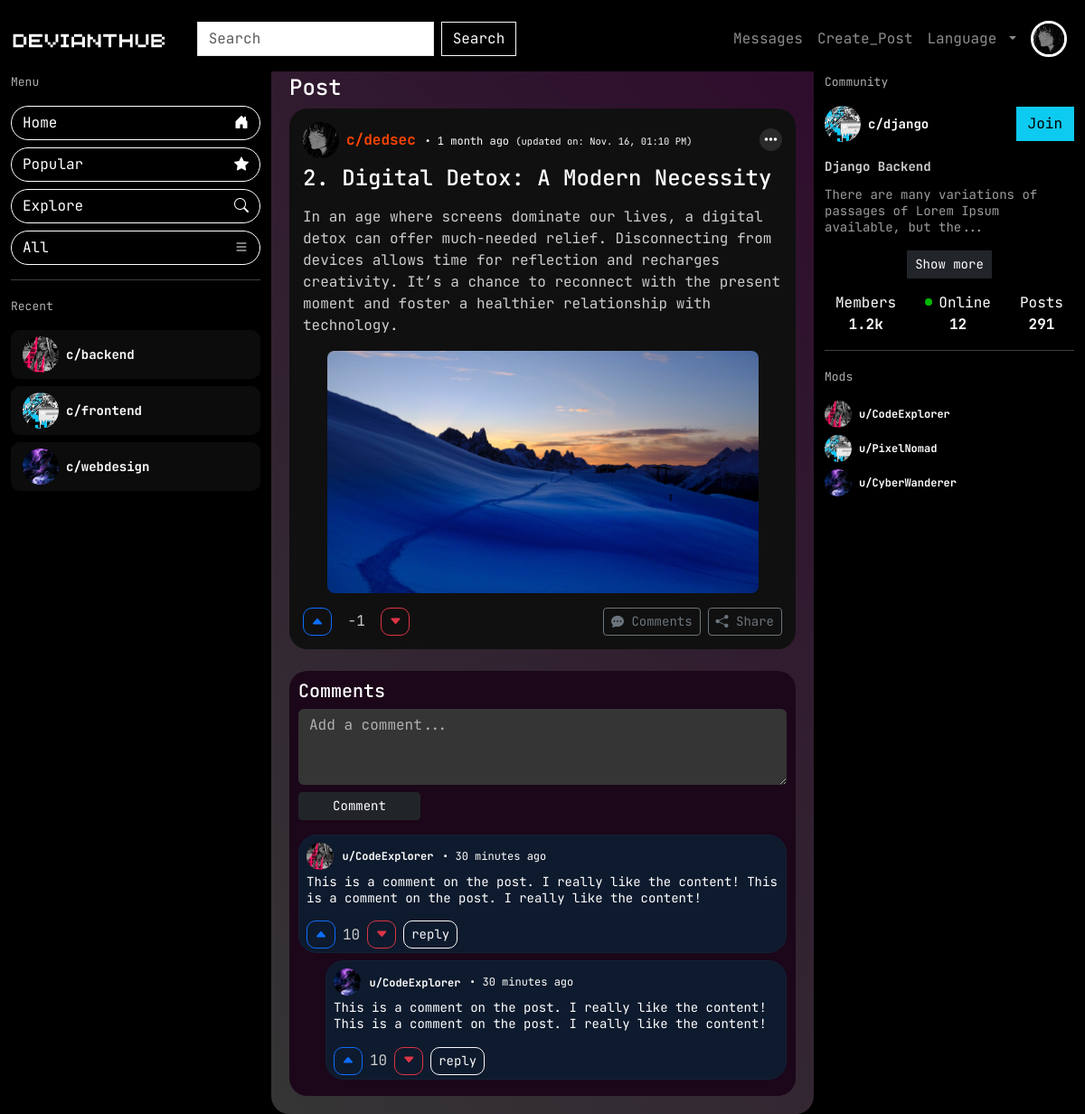
Page /post/f969f50e07dc43b9be920bb35285d6de/ (signed in) on the committed database.
### users/models.py (models this page shows, shortened)
class Profile(models.Model):
    user = models.OneToOneField(User, on_delete=models.CASCADE, null=True, blank=True)
    username = models.CharField(max_length=15, unique=True, null=True)
    display_name = models.CharField(max_length=15, null=True, blank=True)
    image = models.ImageField(
        upload_to=upload_to,
        default='default/profile_default.png',
        validators=[
            FileExtensionValidator(allowed_extensions=tuple(ext for ext in utils.IMAGE_EXTENSIONS if ext != 'gif')),
            utils.validate_file_size,
        ]
    )
    banner = models.ImageField(
        upload_to=upload_to,
        default='default/banner.jpg',
        validators=[
            FileExtensionValidator(allowed_extensions=tuple(ext for ext in utils.IMAGE_EXTENSIONS if ext != 'gif')),
            utils.validate_file_size,
        ]
    )
    email = models.EmailField(max_length=100, null=True)
    bio = models.TextField(max_length=300, null=True, blank=True)
    created = models.DateTimeField(auto_now_add=True)
    updated = models.DateTimeField(auto_now=True)
    id = models.UUIDField(default=uuid4, unique=True, editable=False, primary_key=True)
    class Meta:
        ordering = ['-created']

### posts/models.py (models this page shows, shortened)
class Post(models.Model):
    POST_TYPE = (
        ('text', 'Text'),
        ('media', 'Media'),
        ('link', 'Link')
    )
    user = models.ForeignKey(Profile, on_delete=models.SET_NULL, null=True)
    title = models.CharField(max_length=100)
    body = models.TextField(null=True, blank=True)
    video_url = models.URLField(null=True, blank=True)
    draft = models.BooleanField(default=False, null=True, blank=True)
    post_type = models.CharField(max_length=10, choices=POST_TYPE, default='text', null=True)
    created = models.DateTimeField(auto_now_add=True)
    updated = models.DateTimeField(auto_now=True)
    id = models.UUIDField(default=uuid4, unique=True, editable=False, primary_key=True)
    def has_media_files(self):
        if self.postmedia_set.all().exists():
            if self.postmedia_set.all().count() == 1:
                return 1
            return 2
        return False
    def updated_status(self):
        if self.updated and (self.updated.hour != self.created.hour or self.updated.minute != self.created.minute):
            updated_time = timezone.localtime(self.updated)
            return f"(updated on: {updated_time.strftime('%b. %d, %I:%M %p')})"
        return False
    def time_since_posted(self):
        return time_since_obj_posted(self)
    class Meta:
        ordering = ['-created']

class PostStats(models.Model):
    post = models.OneToOneField(Post, on_delete=models.CASCADE)
    upvotes = models.PositiveIntegerField(default=0, blank=True)
    downvotes = models.PositiveIntegerField(default=0, blank=True)
    comments = models.PositiveIntegerField(default=0, blank=True)
    reposts = models.PositiveIntegerField(default=0, blank=True)
    created = models.DateTimeField(auto_now_add=True)
    updated = models.DateTimeField(auto_now=True)
    id = models.UUIDField(default=uuid4, unique=True, editable=False, primary_key=True)
    @property
    def votes(self):
        votes_ratio = self.upvotes - self.downvotes
        return votes_ratio if votes_ratio else 0
    class Meta:
        ordering = ['post']
        verbose_name = 'Post statistics'
        verbose_name_plural = 'Post stats'

### posts/views.py (the view)
# urls.py: path('post/<str:pk>/', views.post, name='post'),
def post(request, pk):
    post = get_object_or_404(Post, id=pk)
    form = CommentForm()
    comments = post.comments.filter(status=True)
    context = {
        'post': post,
        'form': form,
        'all_comments': comments,
    }
    return render(request, 'posts/post.html', context)

### posts/templates/posts/post.html (shortened to what this page needs)
{% extends 'main.html' %}
{% load static %}
{% block content %}
    <div class="container-fluid">
        <div class="row">
            {% include 'posts/left_side_panel.html' %}
            <div class="col main-content" style="background: linear-gradient(45deg,#353535, #2e0c2c); border-radius: 20px !important;">
                <h4>Post</h4>
                <div class="post radius-md">
                    <div class="post-header">
                        <img src="{% static 'img/profile2.jpg' %}" alt="Community Logo" class="community-logo me-2">
                        <div>
                            <span class="post-community">c/dedsec</span>
                            <span class="pub-date"> •
                                {% if post.time_since_posted.type != 'now' %}
                                    {{ post.time_since_posted.num }}
                                    {{ post.time_since_posted.type }}{{ post.time_since_posted.num|pluralize }} ago
                                    {% if post.updated_status %}
                                        <small class="additional-info">{{post.updated_status}}</small>
                                    {% endif %}
                                {% else %}
                                    {{ post.time_since_posted.type }}
                                {% endif %}
                            </span>
                        </div>
                        <div class="dropdown ms-auto">
                            <button class="btn btn-secondary dropdown-toggle post-dropdown" style="background-color: rgb(42, 42, 42);" type="button" id="dropdownMenuButton" data-bs-toggle="dropdown" aria-expanded="false">
                                <i class="fas fa-ellipsis-h"></i>
                            </button>
                        </div>
                    </div>
                    <div class="post-title">
                        <h5 class="post-title mt-2">{{ post.title }}</h5>
                    </div>
                    <div class="post-description mt-3">
                        <p>{{ post.body }}</p>
                    </div>
                    {% if post.has_media_files %}
                        {% if post.has_media_files == 1 %}
                            {% if post.postmedia_set.first.file_ext.type == 'image' %}
                                {% with post.postmedia_set.first.file.url as image %}
                                    <div class="post-image text-center mt-3">
                                        <a>
                                            <img src="{{ image }}" alt="Post Image" class="img-fluid radius-md" data-bs-toggle="modal" data-bs-target="#imageModal">
                                        </a>
                                    </div>
                                {% endwith %}
                            {% endif %}
                        {% endif %}
                    {% endif %}
                    <div class="post-actions d-flex justify-content-between align-items-center mt-3">
                        <div class="vote-group d-flex align-items-center">
                            <form method="post" action="{% url 'posts:vote_post' post.id %}">
                                <button type="submit" name="vote_type" value="upvote" class="btn btn-outline-primary btn-sm me-2 radius-sm">
                                    <i class="bi bi-caret-up-fill"></i>
                                </button>
                                <span class="vote-count me-2">{{ post.poststats.votes }}</span>
                                <button type="submit" name="vote_type" value="downvote" class="btn btn-outline-danger btn-sm me-2 radius-sm">
                                    <i class="bi bi-caret-down-fill"></i>
                                </button>
                            </form>
                        </div>
                        <div class="action-group d-flex align-items-center">
                            <a href="{% url 'posts:post' post.id %}" class="btn btn-outline-secondary btn-sm me-2">
                                <i class="bi bi-chat-dots-fill"></i> Comments
                            </a>
                            <a href="" class="btn btn-outline-secondary btn-sm">
                                <i class="bi bi-share-fill"></i> Share
                            </a>
                        </div>
                    </div>
                </div>
                <div class="comments-section mt-4 radius-md">
                    <h5 class="text-white">Comments</h5>
                    <div class="comment-form mb-3">
                        <textarea class="form-control" placeholder="Add a comment..." rows="3"></textarea>
                        <button class="btn btn-dark btn-sm mt-2">Comment</button>
                    </div>
                    <div class="comment-list">
                        <div class="comment mb-2 radius-md">
                            <div class="comment-header align-items-center ms-2 mt-2 mb-1">
                                <a href="" class="mb-0">
                                    <img src="{% static 'img/img1.jpg' %}" alt="Community Logo" class="community-logo-sm">
                                    <span class="title-sm">u/CodeExplorer</span>
                                </a>
                                <span class="pub-date">• 30 minutes ago</span>
                            </div>
                            <div class="comment-text ms-2">
                                <p>This is a comment on the post. I really like the content! This is a comment on the post. I really like the content!</p>
                            </div>
                            <div class="comment-actions ms-2 mb-1">
                                <div class="vote-group d-flex align-items-center">
                                    <button class="btn btn-outline-primary btn-sm me-2 radius-sm">
                                        <i class="bi bi-caret-up-fill"></i>
                                    </button>
                                    <span class="vote-count me-2">10</span>
                                    <button class="btn btn-outline-danger btn-sm me-2 radius-sm">
                                        <i class="bi bi-caret-down-fill"></i>
                                    </button>
                                    <button class="btn btn-outline-light btn-sm me-2 radius-sm">
                                        <span>reply</span>
                                    </button>
                                </div>
                            </div>
                        </div>
                        <div class="comment nested-comment mb-2 radius-md">
                            <div class="comment-header align-items-center ms-2 mt-2 mb-1">
                                <a href="" class="mb-0">
                                    <img src="{% static 'img/img3.jpg' %}" alt="Community Logo" class="community-logo-sm">
                                    <span class="title-sm">u/CodeExplorer</span>
                                </a>
                                <span class="pub-date">• 30 minutes ago</span>
                            </div>
                            <div class="comment-text ms-2">
                                <p>This is a comment on the post. I really like the content! This is a comment on the post. I really like the content!</p>
                            </div>
                            <div class="comment-actions ms-2 mb-1">
                                <div class="vote-group d-flex align-items-center">
                                    <button class="btn btn-outline-primary btn-sm me-2 radius-sm">
                                        <i class="bi bi-caret-up-fill"></i>
                                    </button>
                                    <span class="vote-count me-2">10</span>
                                    <button class="btn btn-outline-danger btn-sm me-2 radius-sm">
                                        <i class="bi bi-caret-down-fill"></i>
                                    </button>
                                    <button class="btn btn-outline-light btn-sm me-2 radius-sm">
                                        <span>reply</span>
                                    </button>
                                </div>
                            </div>
                        </div>
                    </div>
                </div>
            </div>
            {% include 'posts/post_right_side_panel.html' %}
        </div>
    </div>
{% endblock content %}

### templates/navbar.html (shortened to what this page needs)
{% load static %}
<nav class="navbar navbar-expand-lg navbar-dark fixed-top">
    <div class="container-fluid">
        <a class="navbar-brand text-white" href="/">
            <img src="{% static 'img/logo_no_text2.png' %}" alt="Logo" class="logo-img">
        </a>
        <div class="collapse navbar-collapse" id="navbarNav">
            <form class="d-flex ms-3 search-bar">
                <input class="form-control me-2 no-radius" type="search" placeholder="Search" aria-label="Search">
                <button class="btn btn-outline-light no-radius" type="submit">Search</button>
            </form>
            <ul class="navbar-nav ms-auto">
                <li class="nav-item">
                    <a class="nav-link" href="#">Messages</a>
                </li>
                <li class="nav-item">
                    <a class="nav-link" href="#">Create_Post</a>
                </li>
                <li class="nav-item dropdown">
                    <a class="nav-link dropdown-toggle" href="#" id="navbarDropdown" role="button" data-bs-toggle="dropdown" aria-expanded="false">
                        Language
                    </a>
                </li>
                {% if request.user.is_authenticated %}
                    <li class="nav-item dropdown">
                        <a class="nav-link dropdown-toggle profile-dropdown" href="#" id="navbarDropdown" role="button" data-bs-toggle="dropdown" aria-expanded="false">
                            <img src="{{ user.profile.image.url }}" class="profile-image" alt="Profile">
                        </a>
                    </li>
                {% else %}
                    <li class="nav-item">
                        <a class="btn btn-outline-light" href="{% url 'users:login' %}">Log In</a>
                    </li>
                {% endif %}
            </ul>
        </div>
    </div>
</nav>

### rows in the picture
Post: time_since_posted.num "1", time_since_posted.type "month", updated_status "(updated on: Nov. 16, 01:10 PM)", title "2. Digital Detox: A Modern Necessity", body "In an age where screens dominate our lives, a digital detox can offer much-needed relief. Disconnecting from devices allows time for reflection and recharges creativity. It’s a chance to reconnect with the present moment and foster a healthier relationship with technology.", poststats.votes "-1"
